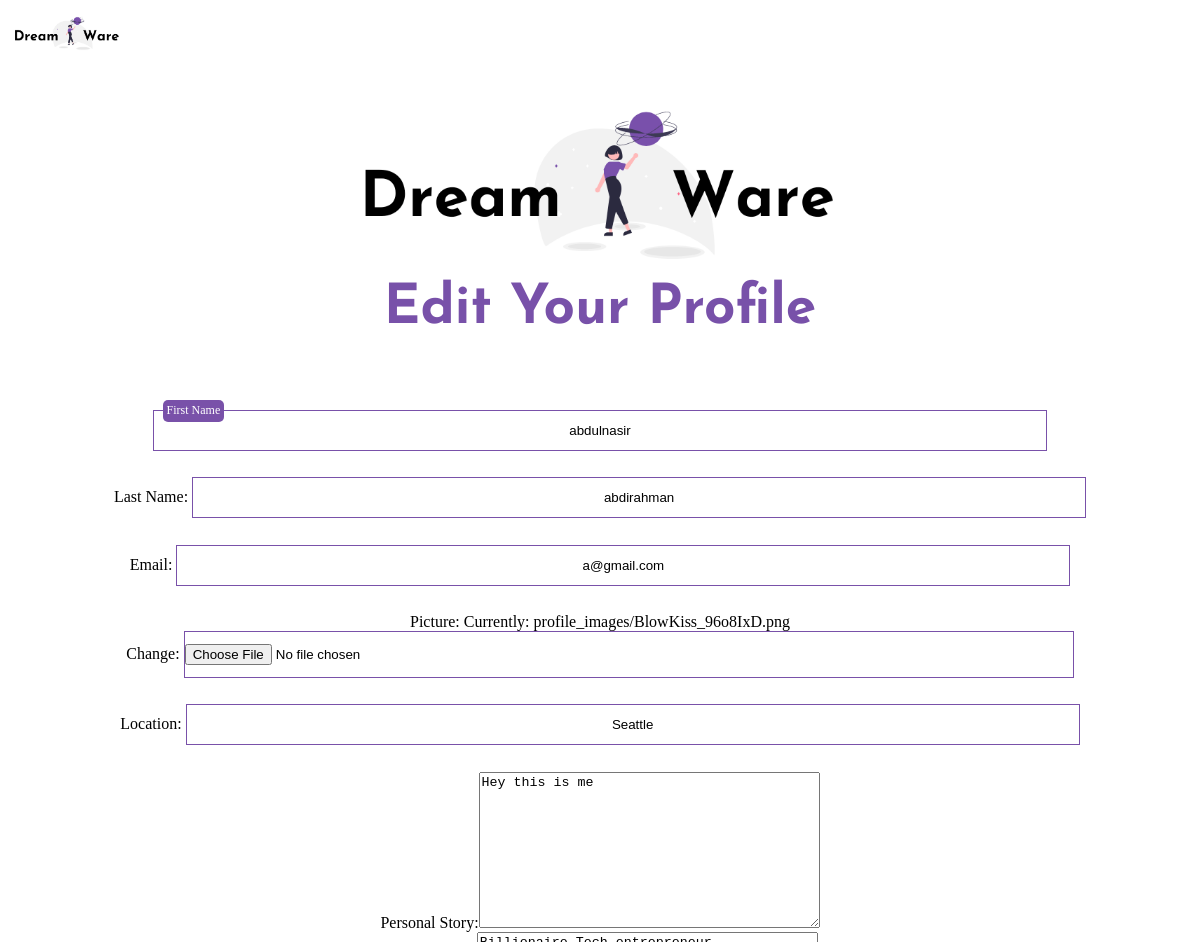
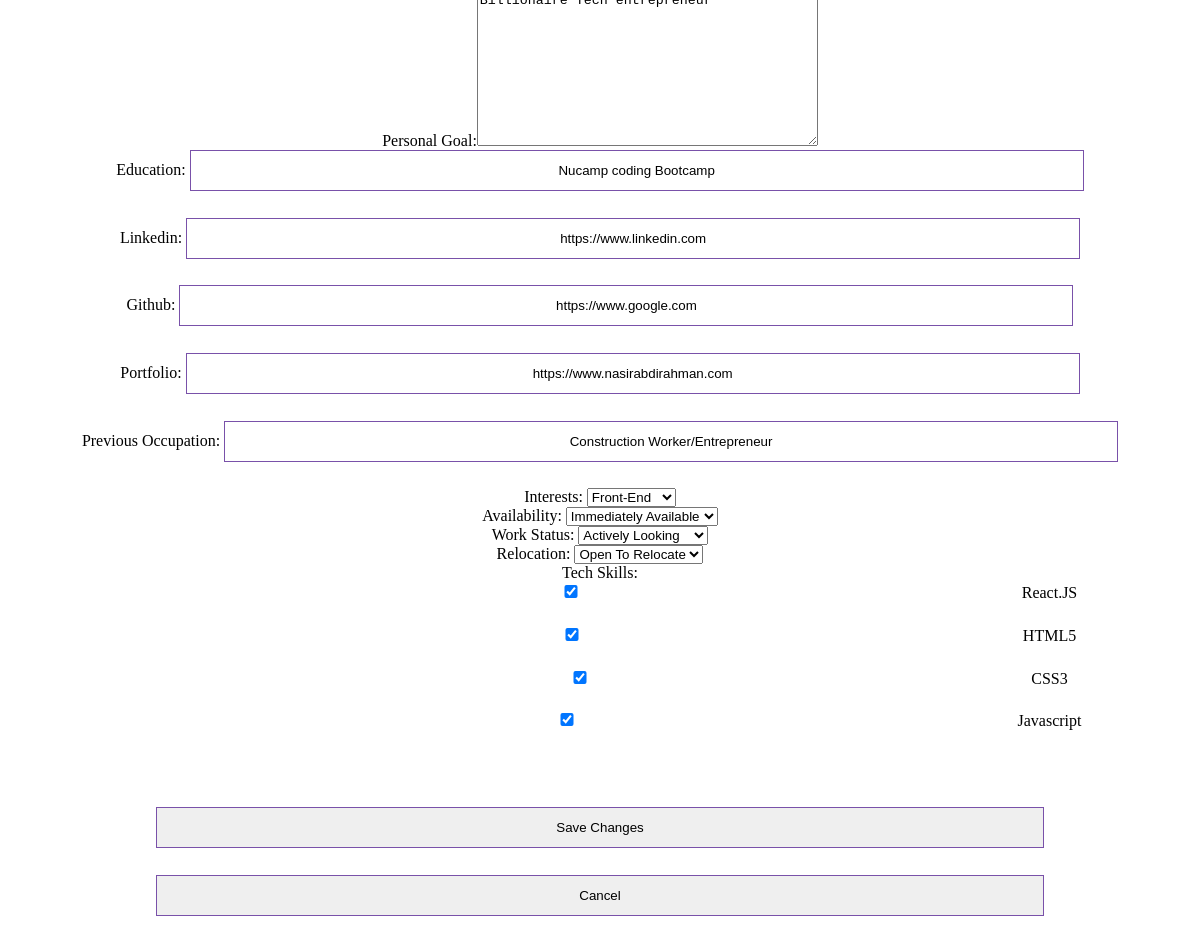
The app's page /memberProfile/ (signed in) with its own data (2 pictures, top to bottom).
### dashboard/models.py (models this page shows, shortened)
class CustomUser(AbstractBaseUser, PermissionsMixin):
    def validate_email(value):
        valid_emails = [
            '@gmail.com',
            '@outlook.com',
            '@yahoo.com',
            '@protonmail.com',
            '@aol.com',
            '@icloud.com',
        ]
        for x in valid_emails:
            if x in value:
                return value
            else:
                raise ValidationError("Email Field only accepts gmail, outlook, yahoo, aol and icloud addressees.")
    username = None
    email = models.EmailField(blank = False, unique = True, validators=[validate_email])
    first_name = models.CharField(blank = False,max_length=50)
    last_name = models.CharField(blank = False,max_length=50)
    is_admin = models.BooleanField(default = False)
    is_staff = models.BooleanField(default=False)
    is_active = models.BooleanField(default=True)
    is_company = models.BooleanField(blank=False,default=False)#Monitors companies active on platform
    date_joined = models.DateTimeField(default=timezone.now)
    USERNAME_FIELD = 'email'
    REQUIRED_FIELDS = ['first_name','last_name']
    objects = CustomUserManager()

class Member(models.Model):
    INTERESTS = (
        ('FE', 'Front-End'),
        ('BE', 'Back-End'),
        ('FS', 'Full-Stack'),
        ('MD', 'Mobile Dev'),
        ('DO', 'Dev-Ops'),
        ('CS', 'Cyber-Sec.')
    )
    WORK_STATUS = (
        ('AL', 'Actively Looking'),
        ('AC', 'Just Curious'),
        ('HE', 'Happily Employed')
    )
    WORK_AVAILABILITY = (
        ('IA', 'Immediately Available'),
        ('AW', 'About 2 Weeks'),
        ('MT', 'Moving Target')
    )
    RELOCATION_STATUS = (
        ('OK', 'Open To Relocate'),
        ('NO', 'No Relocation')
    )
    user = models.OneToOneField(CustomUser, on_delete=models.CASCADE)
    email = models.EmailField()
    picture = models.ImageField(default="defaultuser.png",upload_to="profile_images") #upload to images folder in database
    location = models.CharField(max_length=100)
    personal_goal = models.TextField(max_length=500)
    personal_story = models.TextField(max_length=500)
    education = models.CharField(max_length=100)
    linkedin = models.URLField()
    github = models.URLField()
    portfolio = models.URLField()
    interests = MultiSelectField(choices=INTERESTS)
    previous_occupation = models.CharField(max_length=100)
    availability = models.CharField(max_length=2, choices=WORK_AVAILABILITY)
    workstatus = models.CharField(max_length=2, choices=WORK_STATUS)
    relocation = models.CharField(max_length=2, choices=RELOCATION_STATUS)
    skills = models.ManyToManyField(TechSkills,related_name="CustomUsers")

### dashboard/views.py (the view)
# urls.py: path('memberProfile/', views.memberProfile, name='memberProfile'),
@login_required(login_url='/login/')
def memberProfile(request):
    if request.method == 'POST':
        user_form = UpdateMemberForm(request.POST, instance=request.user)
        profile_form = MemberProfileForm(request.POST,request.FILES, instance=request.user.member, )
        if user_form.is_valid() and profile_form.is_valid():
            user_form.save()
            profile_form.save()
            messages.success(request, 'Your profile was updated successfully')
            return redirect('memberProfile')
        else:
            return render(request, "memberProfile.html",
                {
                'user_form': user_form,
                'profile_form': profile_form,
                }
            )
    else:
        user_form = UpdateMemberForm(instance=request.user)
        profile_form = MemberProfileForm(instance=request.user.member)
    return render(request, 'memberProfile.html',
        {
            'user_form': user_form,
            'profile_form': profile_form,
        }
    )

### dashboard/forms.py
class UpdateMemberForm(forms.ModelForm):
    first_name = forms.CharField(max_length=50)
    last_name = forms.CharField(max_length=50)
    email = forms.EmailField()
    class Meta:
        model = CustomUser
        fields = ('first_name','last_name', 'email',)

class MemberProfileForm(forms.ModelForm):
    picture = forms.ImageField() #upload to images folder in database
    location = forms.CharField(max_length=50,widget=forms.TextInput(attrs={'placeholder': 'Location'}))
    personal_story = forms.Textarea()
    personal_goal = forms.Textarea()
    education = forms.CharField()
    linkedin = forms.URLField()
    github = forms.URLField()
    portfolio = forms.URLField()
    interests = forms.CheckboxSelectMultiple()
    previous_occupation = forms.CharField()
    availability = forms.CheckboxSelectMultiple
    workstatus = forms.CheckboxSelectMultiple
    relocation =  forms.CheckboxSelectMultiple
    skills = forms.ModelMultipleChoiceField(required=False,queryset=TechSkills.objects.all(),widget=forms.CheckboxSelectMultiple)
    class Meta:
        model = Member
        fields = (
            'picture','location','personal_story','personal_goal','education','linkedin',
            'github','portfolio','previous_occupation','availability',
            'workstatus','interests','relocation' ,'skills'
            )

### dashboard/models.py (called while the page is built)
    def __str__(self):
        return self.name

### templates/memberProfile.html (shortened to what this page needs)
<!DOCTYPE html>
<html lang="en">
    <head>
        {% load static %}
        <link rel="stylesheet" href="{% static 'style.css' %}">
    </head>
    <body>
        <main>
            <a href="/"><img src="/static/images/dreamwareLogo.png" height="10%" width="10%"></a>
            <section class="register-section">
                <section class="register-panel">
                    <section>
                        <img src="/static/images/dreamwareLogo.png" height="45%" width="45%">
                        <h1 class="register-title">Edit Your Profile</h1>
                    </section>
                    <form  method="POST" enctype="multipart/form-data" >
                        <label class="input-labels" for={ user_form.first_name }>First Name</label>
                        {{ user_form.first_name }}<br>
                        Last Name: {{ user_form.last_name }} <br>
                        Email: {{ user_form.email }} <br>
                        Picture: {{ profile_form.picture }} <br>
                        Location: {{ profile_form.location }} <br>
                        Personal Story:{{ profile_form.personal_story }} <br>
                        Personal Goal:{{ profile_form.personal_goal }} <br>
                        Education: {{ profile_form.education }} <br>
                        Linkedin: {{ profile_form.linkedin }}  <br>
                        Github: {{ profile_form.github }}  <br>
                        Portfolio: {{ profile_form.portfolio }}  <br>
                        Previous Occupation: {{ profile_form.previous_occupation }}  <br>
                        Interests: {{ profile_form.interests }}  <br>
                        Availability: {{ profile_form.availability }}  <br>
                        Work Status: {{ profile_form.workstatus }}  <br>
                        Relocation: {{ profile_form.relocation }}  <br>
                        Tech Skills: {{ profile_form.skills }} <br><br><br>
                        <input type="submit" value="Save Changes" name="save" />
                        <input type="reset" value="Cancel" name="cancel" />
                        <br/>
                    </form>
                </section>
            </section>
        </main>
    </body>
</html>

### static/style.css (style rules this page uses)
html,body { background-color: #ffffff; scroll-behavior: smooth; }
h1 { color: rgba(120, 81, 169); font-family: 'JosefinSans-bold',sans-serif; font-size: 50px; }
a { text-decoration: none ; color: #000000 }
input { width: 75%; padding-top: 0.9em; padding-bottom: 0.9em; text-align: center; margin-bottom: 2em; border: 1px solid rgb(121, 81, 169); }
.input-labels { position: absolute; font-size: 12px; color: #ffffff; background-color: rgb(121, 81, 169); border-radius: 5px; padding: 0.3em; margin-left: 10px; margin-top: -10px; }
.register-section { display:flex; flex-direction: column; width:100%; align-self: center; text-align: center; margin-top: 0.8em; }
.register-title { margin-top:0.5px; font-size: 55px; }

### records on screen
CustomUser: first_name "abdulnasir", last_name "abdirahman", email "a@gmail.com"
Member: location "Seattle", personal_story "Hey this is me", personal_goal "Billionaire Tech entrepreneur", education "Nucamp coding Bootcamp", linkedin "https://www.linkedin.com", github "https://www.google.com", portfolio "https://www.nasirabdirahman.com", previous_occupation "Construction Worker/Entrepreneur", interests "Front-End", availability "Immediately Available", workstatus "Actively Looking", relocation "Open To Relocate"
